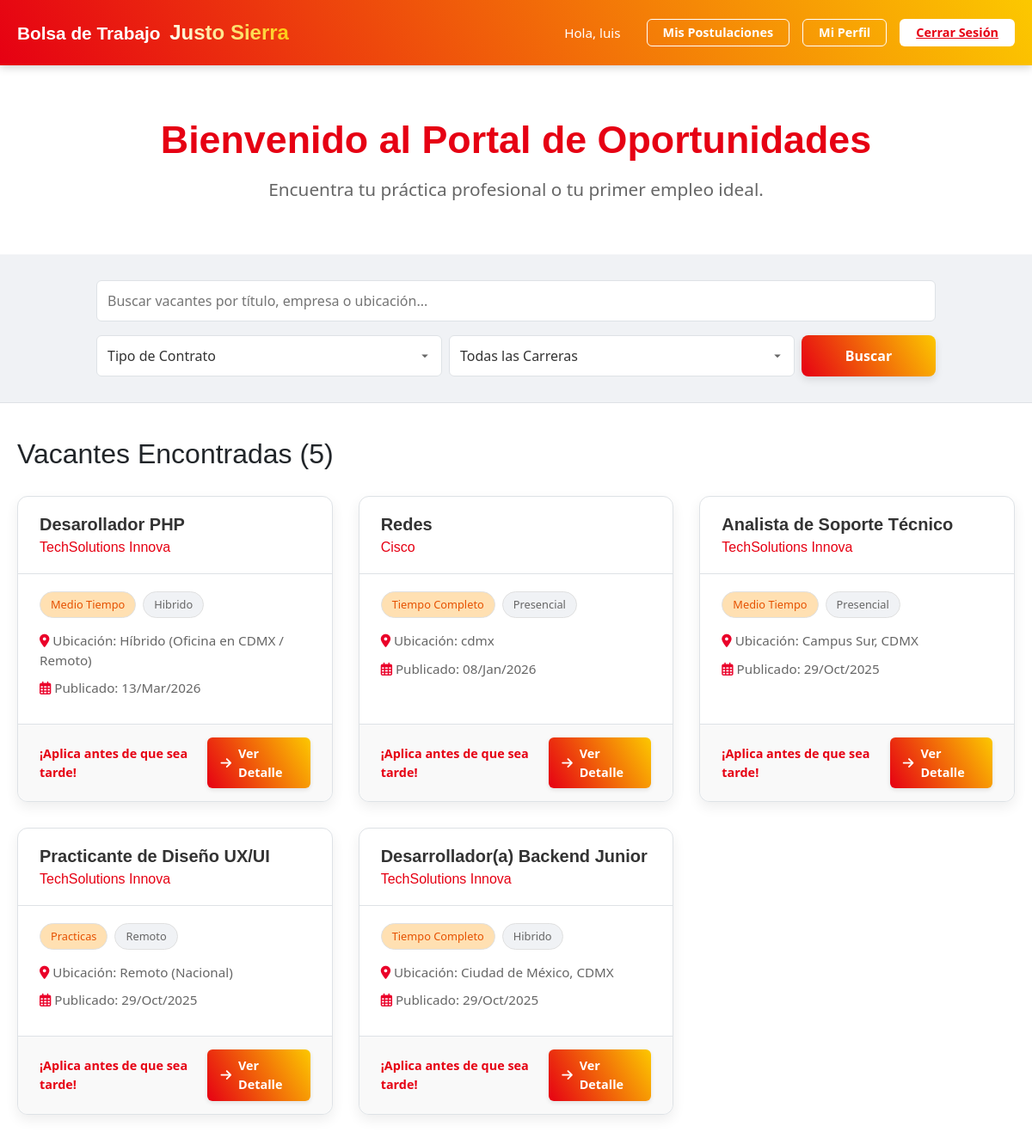
Screenshot of /Justo-Sierra/students/dashboard.php (signed in) with the database file from the repository.
### tables this page shows
CREATE TABLE `vacantes` (
  `id_vacante` int(11) NOT NULL,
  `id_empresa` int(11) NOT NULL,
  `titulo` varchar(255) NOT NULL,
  `descripcion` text NOT NULL,
  `tipo_contrato` enum('tiempo_completo','medio_tiempo','practicas','temporal','proyecto') NOT NULL,
  `modalidad` enum('presencial','remoto','hibrido') NOT NULL,
  `salario_ofrecido` decimal(10,2) DEFAULT NULL,
  `carrera_afin` varchar(100) DEFAULT NULL,
  `ubicacion` varchar(255) DEFAULT NULL,
  `estado` enum('abierta','cerrada') DEFAULT 'abierta',
  `fecha_publicacion` timestamp NOT NULL DEFAULT current_timestamp()
);

CREATE TABLE `empresas` (
  `id_empresa` int(11) NOT NULL,
  `nombre_empresa` varchar(255) NOT NULL,
  `email_contacto` varchar(255) NOT NULL,
  `password` varchar(255) NOT NULL,
  `rfc` varchar(13) DEFAULT NULL,
  `descripcion` text DEFAULT NULL,
  `sitio_web` varchar(255) DEFAULT NULL,
  `logo_url` varchar(255) DEFAULT NULL,
  `estado_validacion` enum('pendiente','aprobada','rechazada') DEFAULT 'pendiente',
  `fecha_registro` timestamp NOT NULL DEFAULT current_timestamp(),
  `es_catalogo_sspp` tinyint(1) DEFAULT 0,
  `vigencia_sspp` date DEFAULT NULL
);

### Justo-Sierra/students/dashboard.php (the view, shortened to what this page needs)
<?php
$nombre_alumno = $_SESSION['nombre_alumno'] ?? 'Alumno';
$vacantes = [];
$error_busqueda = null;
$termino_busqueda = $_GET['search'] ?? '';
$tipo_contrato_filtro = $_GET['contrato'] ?? '';
$carrera_filtro = $_GET['carrera'] ?? '';
try {
    $params = [];
    $where_conditions = ["v.estado = 'abierta'"];
    $sql = "SELECT id_vacante, titulo, ubicacion, estado, tipo_contrato, modalidad, fecha_publicacion, nombre_empresa
            FROM Vacantes v
            JOIN Empresas e ON v.id_empresa = e.id_empresa";
    if (count($where_conditions) > 0) {
        $sql .= " WHERE " . implode(" AND ", $where_conditions);
    }
    $sql .= " ORDER BY v.fecha_publicacion DESC";
    $stmt = $conexion->prepare($sql);
    $stmt->execute($params);
    $vacantes = $stmt->fetchAll(PDO::FETCH_ASSOC);
} catch (PDOException $e) {
    error_log("Error de BD al buscar vacantes: " . $e->getMessage());
    $error_busqueda = "Error al conectar con el catálogo de vacantes. Por favor, intente más tarde.";
}
function formatear_tag($texto) {
    $formato = str_replace('_', ' ', $texto);
    return ucwords($formato);
}
$show_limpiar = (!empty($termino_busqueda) || !empty($tipo_contrato_filtro) || !empty($carrera_filtro));
$col_contrato = $show_limpiar ? 'col-md-4' : 'col-md-5';
$col_carrera = $show_limpiar ? 'col-md-4' : 'col-md-5';
$col_buscar = $show_limpiar ? 'col-md-2' : 'col-md-2';
?>
<!DOCTYPE html>
<html lang="es">
<head>
    <link rel="stylesheet" href="../assets/css/style.css">
    <link href="https://cdn.jsdelivr.net/npm/bootstrap@5.3.3/dist/css/bootstrap.min.css" rel="stylesheet">
    <link rel="stylesheet" href="https://cdnjs.cloudflare.com/ajax/libs/font-awesome/6.0.0-beta3/css/all.min.css">
</head>
<body>
    <nav class="navbar">
        <div class="navbar-brand">
            Bolsa de Trabajo <span class="brand-js">Justo Sierra</span>
        </div>
        <div class="navbar-links">
            <span class="welcome-msg">Hola, <?php echo htmlspecialchars($nombre_alumno); ?></span>
            <a href="mis_postulaciones.php" class="btn-secondary-nav">Mis Postulaciones</a>
            <a href="perfil_alumno.php" class="btn-secondary-nav">Mi Perfil</a>
            <a href="../logout.php" class="btn-logout">Cerrar Sesión</a>
        </div>
    </nav>
    <div class="welcome-hero">
        <div class="container">
            <h2>Bienvenido al Portal de Oportunidades</h2>
            <p>Encuentra tu práctica profesional o tu primer empleo ideal.</p>
        </div>
    </div>
    <div class="search-bar-container">
        <form action="dashboard.php" method="GET" class="search-layout container"
              style="max-width: 1000px;">
            <div class="row mb-3">
                <div class="col-12">
                    <input type="text" name="search" class="search-input"
                           placeholder="Buscar vacantes por título, empresa o ubicación..."
                           value="<?php echo htmlspecialchars($termino_busqueda); ?>"
                           style="width: 100%;">
                </div>
            </div>
            <div class="row g-2 align-items-center">
                <div class="<?php echo $col_contrato; ?>">
                    <select name="contrato" class="filter-select"
                            style="width: 100%; height: 48px;">
                        <option value="">Tipo de Contrato</option>
                    </select>
                </div>
                <div class="<?php echo $col_carrera; ?>">
                    <select name="carrera" class="filter-select"
                            style="width: 100%; height: 48px;">
                        <option value="">Todas las Carreras</option>
                    </select>
                </div>
                <div class="<?php echo $col_buscar; ?>">
                    <button type="submit" class="boton-principal search-button w-100" style="height: 48px;">Buscar</button>
                </div>
            </div>
        </form>
    </div>
    <div class="dashboard-container">
        <h2 style="text-align: left; margin-bottom: 30px;">
            Vacantes Encontradas (<?php echo count($vacantes); ?>)
        </h2>
        <?php if ($error_busqueda): ?>
            <div class='mensaje error'><?php echo $error_busqueda; ?></div>
        <?php elseif (count($vacantes) > 0): ?>
            <div class="job-list">
                <?php foreach ($vacantes as $vacante): ?>
                    <div class="job-card">
                        <div class="job-card-header">
                            <h2 style="font-size: 1.25rem; font-weight: 600; color: var(--color-texto-principal);">
                                <?php echo htmlspecialchars($vacante['titulo']); ?>
                            </h2>
                            <h3 style="font-size: 1rem; color: var(--color-js-rojo-principal); font-weight: 500; margin-top: 5px;">
                                <?php echo htmlspecialchars($vacante['nombre_empresa']); ?>
                            </h3>
                        </div>
                        <div class="job-card-body">
                            <div class="job-card-tags" style="margin-bottom: 15px;">
                                <?php
                                    $tags = [
                                        $vacante['tipo_contrato'],
                                        $vacante['modalidad']
                                    ];
                                    foreach ($tags as $tag_val):
                                        $clase = ($tag_val === $vacante['tipo_contrato']) ? 'tag-contrato' : '';
                                ?>
                                    <span class="tag <?php echo $clase; ?>"><?php echo formatear_tag($tag_val); ?></span>
                                <?php endforeach; ?>
                            </div>
                            <p style="margin-top: 15px; font-size: 0.95rem; color: var(--color-texto-secundario);">
                                <i class="fas fa-map-marker-alt" style="color: var(--color-js-rojo-secundario);"></i> Ubicación: <?php echo htmlspecialchars($vacante['ubicacion']); ?>
                            </p>
                            <p style="font-size: 0.95rem; color: var(--color-texto-secundario);">
                                <i class="far fa-calendar-alt" style="color: var(--color-js-rojo-secundario);"></i> Publicado: <?php echo date('d/M/Y', strtotime($vacante['fecha_publicacion'])); ?>
                            </p>
                        </div>
                        <div class="job-card-footer">
                            <span style="color: var(--color-js-rojo-principal); font-weight: 700;">
                                ¡Aplica antes de que sea tarde!
                            </span>
                            <a href="detalle_vacante.php?id=<?php echo $vacante['id_vacante']; ?>"
                               class="boton-principal-sm">
                                <i class="fas fa-arrow-right"></i> Ver Detalle
                            </a>
                        </div>
                    </div>
                <?php endforeach; ?>
            </div>
        <?php endif; ?>
    </div>
</body>
</html>

### Justo-Sierra/students/dashboard.php (style rules this page uses)
.navbar { background: var(--gradiente-js-principal); padding: 15px 20px; }
.navbar-brand { color: var(--color-blanco) !important; font-weight: 700; font-size: 1.3rem; }
.navbar-links .welcome-msg { color: var(--color-blanco); margin-right: 15px; font-size: 0.95rem; font-weight: 500; }
.welcome-hero { padding: 60px 0; }
.search-bar-container { margin-top: 0 !important; padding: 30px 0; background-color: var(--color-fondo); border-bottom: 1px solid var(--color-borde); box-shadow: none; border-radius: 0; }

### rows the page displays
vacantes: titulo "Desarollador PHP", id_empresa.nombre_empresa "TechSolutions Innova", tipo_contrato "Medio Tiempo", modalidad "Hibrido", ubicacion "Híbrido (Oficina en CDMX / Remoto)", fecha_publicacion "13/Mar/2026"
vacantes: titulo "Redes", id_empresa.nombre_empresa "Cisco", tipo_contrato "Tiempo Completo", modalidad "Presencial", ubicacion "cdmx", fecha_publicacion "08/Jan/2026"
vacantes: titulo "Analista de Soporte Técnico", id_empresa.nombre_empresa "TechSolutions Innova", tipo_contrato "Medio Tiempo", modalidad "Presencial", ubicacion "Campus Sur, CDMX", fecha_publicacion "29/Oct/2025"
vacantes: titulo "Practicante de Diseño UX/UI", id_empresa.nombre_empresa "TechSolutions Innova", tipo_contrato "Practicas", modalidad "Remoto", ubicacion "Remoto (Nacional)", fecha_publicacion "29/Oct/2025"
vacantes: titulo "Desarrollador(a) Backend Junior", id_empresa.nombre_empresa "TechSolutions Innova", tipo_contrato "Tiempo Completo", modalidad "Hibrido", ubicacion "Ciudad de México, CDMX", fecha_publicacion "29/Oct/2025"

### other values shown
$nombre_alumno "luis"
count($vacantes) "5"
